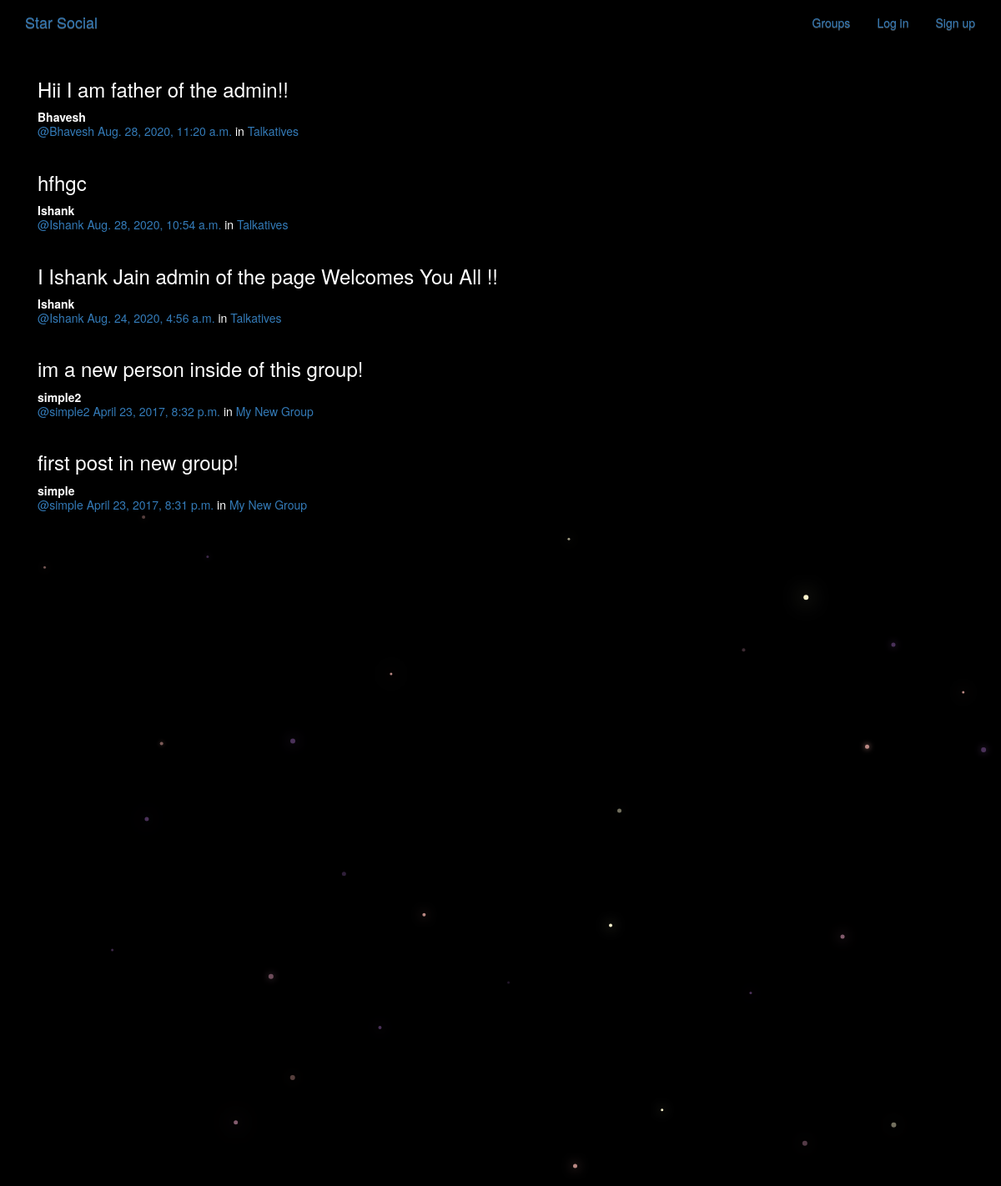
/posts/, run on the app's committed database.
### posts/models.py (models this page shows, shortened)
class Post(models.Model):
    user = models.ForeignKey(User, related_name="posts",on_delete=models.CASCADE)
    created_at = models.DateTimeField(auto_now=True)
    message = models.TextField()
    message_html = models.TextField(editable=False)
    group = models.ForeignKey(Group, related_name="posts",null=True, blank=True,on_delete=models.CASCADE)
    class Meta:
        ordering = ["-created_at"]
        unique_together = ["user", "message"]

### groups/models.py (models this page shows, shortened)
class Group(models.Model):
    name = models.CharField(max_length=255, unique=True)
    slug = models.SlugField(allow_unicode=True, unique=True)
    description = models.TextField(blank=True, default='')
    description_html = models.TextField(editable=False, default='', blank=True)
    members = models.ManyToManyField(User,through="GroupMember")
    class Meta:
        ordering = ["name"]

### posts/views.py (the view)
class PostList(SelectRelatedMixin, generic.ListView):
    model = models.Post
    select_related = ("user", "group")

### posts/templates/posts/post_list.html (shortened to what this page needs)
{% extends "posts/post_base.html" %}
{% load humanize %}
{% block post_content %}
<div class="col-md-8">
	{% for post in post_list %}
  {% include "posts/_post.html" %}
	{% endfor %}
</div>
{% endblock %}

### posts/templates/posts/_post.html (shortened to what this page needs)
<div class="post media">
	<h3>{{ post.message_html|safe }}</h3>
	<div class="media-body">
		<strong>{{ post.user.username }}</strong>
		<h5 class="media-heading">
			<span class="username"><a href="{% url 'posts:for_user' username=post.user.username %}">@{{ post.user.username }}</a></span>
			<time class="time"><a href="{% url 'posts:single' username=post.user.username pk=post.pk %}">{{ post.created_at }}</a></time>
			{% if post.group %}
			<span class="group-name">in <a href="#">{{ post.group.name }}</a></span>
			{% endif %}
		</h5>
	</div>
</div>

### static/simplesocial/css/master.css (style rules this page uses)
body { margin: 0; overflow: hidden; background-color: black; color:white; }

### data on the page
Post: message_html "Hii I am father of the admin!!", user.username "Bhavesh", created_at "Aug. 28, 2020, 11:20 a.m.", group.name "Talkatives"
Post: message_html "hfhgc", user.username "Ishank", created_at "Aug. 28, 2020, 10:54 a.m.", group.name "Talkatives"
Post: message_html "I Ishank Jain admin of the page Welcomes You All !!", user.username "Ishank", created_at "Aug. 24, 2020, 4:56 a.m.", group.name "Talkatives"
Post: message_html "im a new person inside of this group!", user.username "simple2", created_at "April 23, 2017, 8:32 p.m.", group.name "My New Group"
Post: message_html "first post in new group!", user.username "simple", created_at "April 23, 2017, 8:31 p.m.", group.name "My New Group"
